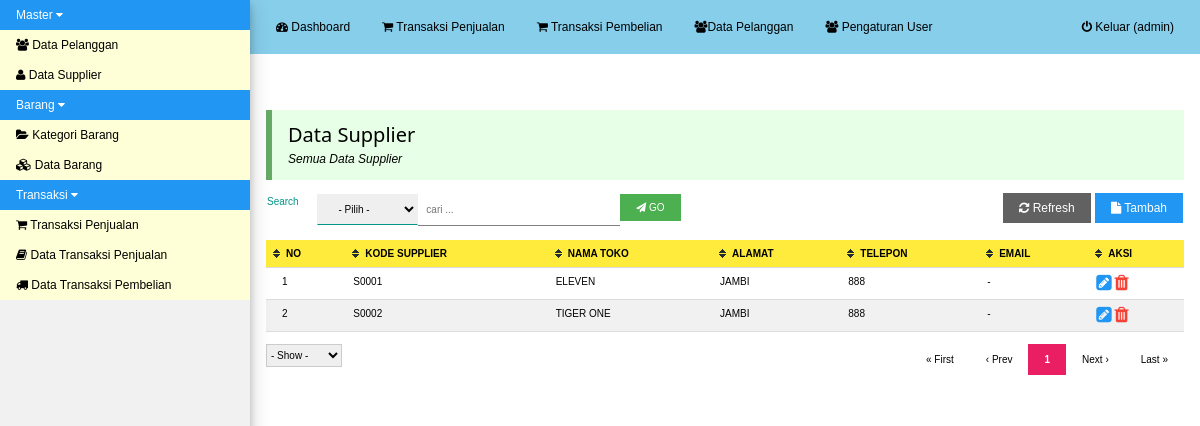
The page /med.php?mod=supplier (signed in) on the database its author committed.
### tables this page shows
CREATE TABLE IF NOT EXISTS `menu` (
  `id_menu` int(11) NOT NULL,
  `nama_menu` varchar(50) NOT NULL,
  `posisi` int(11) NOT NULL
);

CREATE TABLE IF NOT EXISTS `modul` (
  `id_modul` int(11) NOT NULL,
  `id_menu` int(11) NOT NULL,
  `nama_modul` varchar(150) NOT NULL,
  `link_menu` text NOT NULL,
  `posisi` int(11) NOT NULL,
  `icon_menu` varchar(150) NOT NULL
);

CREATE TABLE IF NOT EXISTS `tb_supplier` (
  `kode_supplier` varchar(10) NOT NULL,
  `nama_toko` varchar(50) NOT NULL,
  `alamat` text NOT NULL,
  `telepon` varchar(15) NOT NULL,
  `email` varchar(50) NOT NULL
);

### med.php (the view, shortened to what this page needs)
<!DOCTYPE html>
<html>
<head>
    <link rel="stylesheet" href="css/w3.css">
    <link rel="stylesheet" href="css/font-awesome.min.css">
    <link rel="stylesheet" href="js/jquery-ui/jquery-ui.css">
    <link rel="stylesheet" type="text/css" href="css/pace.css">
</head>
<body>
<div class="w3-top">
<nav id="left-nav" class="w3-sidenav w3-small w3-light-grey w3-card-4" style="width:250px;">
  <div id="menuTut" class="myMenu w3-accordion">
    <?php
        $sql_menu = mysql_query("SELECT * FROM menu ORDER BY posisi ASC") or die(mysql_error());
        while ($mn = mysql_fetch_assoc($sql_menu)) {
            echo"<button onclick=\"myFunction('".$mn['id_menu']."')\" class=\"w3-padding-hor-20 w3-btn-block w3-left-align w3-blue\"> $mn[nama_menu] <i class=\"fa fa-caret-down\"></i></button>
            <div id=\"$mn[id_menu]\" class=\"w3-accordion-content w3-pale-yellow w3-show\">";
            $sql_sub = mysql_query("SELECT * FROM modul
                WHERE id_menu = '$mn[id_menu]' ORDER BY posisi ASC") or die(mysql_error());
            while ($sm = mysql_fetch_assoc($sql_sub)) {
                echo"<a href=\"$sm[link_menu]\"><i class=\"$sm[icon_menu]\"></i> $sm[nama_modul]</a>";
            }
            echo"</div>";
        }
    ?>
    <br>
    <br>
    <br>
    <br>
    <br>
    <br>
    <br>
  </div>
</nav>
    <div style="margin-left:250px;height: 50px;">
        <ul class="w3-navbar w3-light-blue w3-small w3-card-5" style="padding: 10px; ">
          <li><a class="w3-hover-white w3-padding-10" href="index.php"><i class="fa fa-dashboard"></i> Dashboard</a></li>
          <li><a class="w3-hover-white w3-padding-10" href="med.php?mod=penjualan"><i class="fa fa-shopping-cart"></i> Transaksi Penjualan</a></li>
          <li><a class="w3-hover-white w3-padding-10" href="med.php?mod=pembelian&act=form"><i class="fa fa-shopping-cart"></i> Transaksi Pembelian</a></li>
           <li><a class="w3-hover-white w3-padding-10" href="med.php?mod=pelanggan"><i class="fa fa-users"></i>Data Pelanggan</a></li>
          <li><a class="w3-hover-white w3-padding-10" href="med.php?mod=user"><i class="fa fa-group"></i> Pengaturan User</a></li>
          <li class="w3-right"><a class="w3-hover-black w3-padding-10" href="logout.php" onclick="return confirm('Yakin ingin keluar');"><i class="fa fa-power-off"></i> Keluar (<?php echo $_SESSION['login_user']; ?>)</a></li>
        </ul>
    </div>
</div>
<div style="margin-left:250px;">
    <div id="main" class="w3-container" style="margin-top:110px">
        <?php include"content.php"; ?>
        <br>
    </div>
</div>
</body>
</html>

### mod/supplier/supplier.php (shortened to what this page needs)
<?php
	$linkaksi = 'med.php?mod=supplier';
	if(isset($_GET['act']))
	{
		$act = $_GET['act'];
		$linkaksi .= '&act='.$act;
	}
	else
	{
		$act = '';
	}
	$aksi = 'mod/supplier/act_supplier.php';
	switch ($act) {
						?>
			<?php
		default :
			echo"<div class='w3-container w3-small w3-pale-green w3-leftbar w3-border-green'>
				<h4 style='margin-bottom:0;padding-bottom:0;'>Data Supplier</h4>
				<p style='margin-top:0;padding-top:0;'><i>Semua Data Supplier</i></p>
			</div>";
			echo"<table style='margin-top:12px;'>
				<tr>
					<td>
						<form class='w3-tiny' action='' method='GET'>
							<input type='hidden' name='mod' value='supplier'>
							<div class='w3-row'>
								<div class='w3-col s1'>
									<label class='w3-label'>Search</label>
								</div>
								<div class='w3-col s2'>
									<select name='field' class='w3-select w3-padding'>
										<option value=''>- Pilih -</option>
										<option value='nama_toko'>NAMA TOKO</option>
										<option value='alamat'>ALAMAT</option>
										<option value='telepon'>TELEPON</option>
										<option value='email'>EMAIL</option></select>
								</div>
								<div class='w3-col s4'>
									<input type='text' name='cari' class='w3-input' placeholder='cari ...'>
								</div>
								<div class='w3-col s1'>
									<button type='submit' class='w3-btn w3-tiny'><i class='fa fa-paper-plane'></i> GO</button>
								</div>
							</div>
						</form>
					</td>
					<td align='right'><a href='med.php?mod=supplier' class='w3-btn w3-dark-grey w3-small'><i class='fa fa-refresh'></i> Refresh</a>
					<a href='med.php?mod=supplier&act=form' class='w3-btn w3-small w3-blue'><i class='fa fa-file'></i> Tambah</a></td>
				</tr>
			</table>";
			echo"<div style='margin-top:12px;margin-bottom:12px;'>
			<table class='w3-table w3-striped w3-bordered w3-tiny w3-hoverable tbl'>
				<thead>
					<tr class='w3-yellow'>
						<th>NO</th>
						<th>KODE SUPPLIER</th>
						<th>NAMA TOKO</th>
						<th>ALAMAT</th>
						<th>TELEPON</th>
						<th>EMAIL</th>
						<th>AKSI</th>
					</tr>
				</thead>
				<tbody>";
				$p      = new Paging;
				$batas  = 10;
				$posisi = $p->cariPosisi($batas);
				$query = "SELECT * FROM tb_supplier ";
				$q 	= "SELECT * FROM tb_supplier";
				$query .= " LIMIT $posisi, $batas";
				$q 	.= " ";
				$sql_kul = mysql_query($query);
				$fd_kul = mysql_num_rows($sql_kul);
				if($fd_kul > 0)
				{
					$no = $posisi + 1;
					while ($m = mysql_fetch_assoc($sql_kul)) {
						echo"<tr>
							<td>$no</td>
							<td>$m[kode_supplier]</td>
							<td>$m[nama_toko]</td>
							<td>$m[alamat]</td>
							<td>$m[telepon]</td>
							<td>$m[email]</td>
							<td><a href='med.php?mod=supplier&act=form&id=$m[kode_supplier]'><i class='fa fa-pencil-square w3-large w3-text-blue'></i></a>
							<a href='$aksi?mod=supplier&act=hapus&id=$m[kode_supplier]' onclick=\"return confirm('Yakin hapus data');\"><i class='fa fa-trash w3-large w3-text-red'></i></a></td>
						</tr>";
						$no++;
					}
					$jmldata = mysql_num_rows(mysql_query($q));
					$jmlhalaman  = $p->jumlahHalaman($jmldata, $batas);
		    		$linkHalaman = $p->navHalaman($_GET['halaman'], $jmlhalaman, $linkaksi);
				}
				else
				{
					echo"<tr>
						<td colspan='6'><div class='w3-center'><i>Data Supplier Not Found.</i></div></td>
					</tr>";
				}
				echo"</tbody>
			</table></div>";
			echo"<div class='w3-row'>
				<div class='w3-col s1'>
					<form class='w3-tiny' action='' method='GET'>
						<input type='hidden' name='mod' value='supplier'>";
						echo"<select class='w3-select w3-border' name='show' onchange='submit()'>
							<option value=''>- Show -</option>";
						echo"</select>
					</form>
				</div>
				<div class='w3-col s11'>
					<ul class='w3-pagination w3-right w3-tiny'>
						$linkHalaman
					</ul>
				</div>
			</div>";
		break;
	}
?>

### css/perfect-scrollbar.css (style rules this page uses)
.ps-container { -ms-touch-action: none; touch-action: none; overflow: hidden !important; -ms-overflow-style: none; }

### med.php (style rules this page uses)
.w3-btn { background-color:#4CAF50 ;margin-bottom:4px; }
.tbl th.header { background-image: url(js/table.sorter/themes/blue/bg.gif); cursor: pointer; font-weight: bold; background-repeat: no-repeat; background-position: center left; padding-left: 20px; margin-left: -1px; }
#left-nav { overflow: hidden; }

### rows shown on the page
menu: nama_menu "Master"
modul: nama_modul "Data Pelanggan"
modul: nama_modul "Data Supplier"
menu: nama_menu "Barang"
modul: nama_modul "Kategori Barang"
modul: nama_modul "Data Barang"
menu: nama_menu "Transaksi"
modul: nama_modul "Transaksi Penjualan"
modul: nama_modul "Data Transaksi Penjualan"
modul: nama_modul "Data Transaksi Pembelian"
tb_supplier: kode_supplier "S0001", nama_toko "ELEVEN", alamat "JAMBI", telepon "888", email "-"
tb_supplier: kode_supplier "S0002", nama_toko "TIGER ONE", alamat "JAMBI", telepon "888", email "-"

### other values the page prints
$_SESSION['login_user'] "admin"
$halaman_aktif "1"
